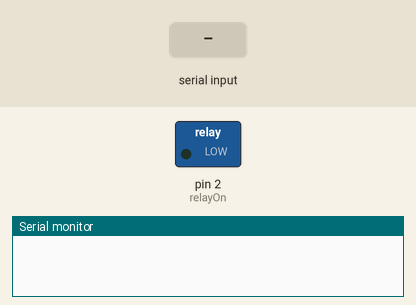
Recording of a sketch running on a simulated Arduino Uno, built with avr-gcc and run on an emulated ATmega328P. Parts: switched loads named in the sketch (green lamp = pin HIGH), the last lines printed to the serial monitor. Inputs (shaded band) come from the test bench.

Above: at 1.2 s.
1.3 s: "S\n" received over Serial
At 1.6 s:
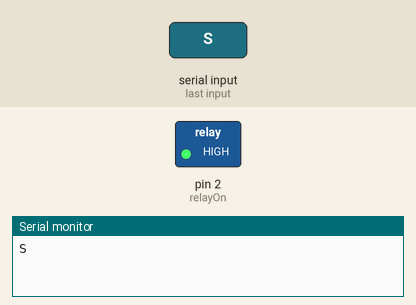
2.8 s: "M\n" received over Serial
4.3 s: "L\n" received over Serial
Timing chart, 0 to 7.3 s (numbered marks = the images above; inputs shaded):
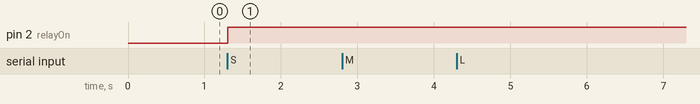

Measured:
- after the input at 1.3 s, pin 2 (relayOn): LOW → HIGH at once

The sketch:

test.ino
```cpp
// UPDATED FIRMWARE TO MATCH NEW PCB
#include "variables.h"

void setup() {
  // initialize serial:
  Serial.begin(9600);
  relayInit();

  noInterrupts();
  TCCR1A = 0;
  TCCR1B = 0;
  TCNT1 = 0;
  OCR1A = 15625;           // 1 sec
  TCCR1B |= (1 << WGM12);  // CTC MODE
  TCCR1B |= (1 << CS12);   // 256 PRESCALE
  TCCR1B |= (1 << CS10);   // 256 PRESCALE
  //TIMSK1 |= (1 << OCIE1A);  //enable timer
  interrupts();
}

void loop() {
  // stall if not complete
  if (!stringComplete) return;

  // save local string an clean buffer and flag
  char fisrtLetter = inputString[0];
  stringComplete = false;
  inputString = "";


  switch (fisrtLetter) {
    case 'M':
      sensorValue = analogRead(analogInPin);
      Serial.print("M:");
      Serial.println(sensorValue);
      break;

    case 'S':
      performShortExposure();
      Serial.println("S");
      break;

    case 'L':
      performLongxposure();
      Serial.println("L");
      break;

    case 'X':
      endExposure();
      Serial.println("X");
      TIMSK1 = !TIMSK1 & (1 << OCIE1A);  //disable timer
      break;

    case 'T':
      TIMSK1 = !TIMSK1 & (1 << OCIE1A);  //disable timer
      Serial.println("T");
      break;
  }
}

void serialEvent() {
  while (Serial.available()) {
    char inChar = (char)Serial.read();
    inputString += inChar;
    if (inChar == '\n') stringComplete = true;
  }
}

ISR(TIMER1_COMPA_vect) {
  countTime++;
  if (countTime > maxTime) {
    Serial.println("E");
    endExposure();
    TIMSK1 = !TIMSK1 & (1 << OCIE1A);  //disable timer
  }
}
```

helper.ino
```cpp
// UPDATED FIRMWARE TO MATCH NEW PCB

void relayInit() {
  // RELAY INIT
  pinMode(relayOn, OUTPUT);
  //pinMode(relayOff, OUTPUT);
  //digitalWrite(relayOn, LOW);
  //digitalWrite(relayOff, LOW);
}

void startExposure() {
  digitalWrite(relayOn, HIGH);
  //delay(100);
  //digitalWrite(relayOn, LOW);
}

void endExposure() {
  digitalWrite(relayOn, LOW);
  //digitalWrite(relayOff, HIGH);
  //delay(100);
  //digitalWrite(relayOff, LOW);
}

void performShortExposure() {
  TIMSK1 = !TIMSK1 & (1 << OCIE1A);  //disable timer
  countTime = 0;
  maxTime = MAX_TIME_SHORT;
  TIMSK1 |= (1 << OCIE1A);  //enable timer
  startExposure();
}

void performLongxposure() {
  TIMSK1 = !TIMSK1 & (1 << OCIE1A);  //disable timer
  countTime = 0;
  maxTime = MAX_TIME_LONG;
  TIMSK1 |= (1 << OCIE1A);  //enable timer
  startExposure();
}
```

variables.h
```cpp
// UPDATED FIRMWARE TO MATCH NEW PCB

// PINS
const int relayOn = 2; // D2
//const int relayOff = 2; //D4
const int analogInPin = A2;  // Analog input pin that the potentiometer is attached to

// analog read
int sensorValue = 0;        // value read from the pot

// timer
const int MAX_TIME_SHORT = 15;
const int MAX_TIME_LONG = 500;
int maxTime = 0;
int countTime = 0;

// comunication
String inputString = "";         // a String to hold incoming data
boolean stringComplete = false;  // data arrived
```
